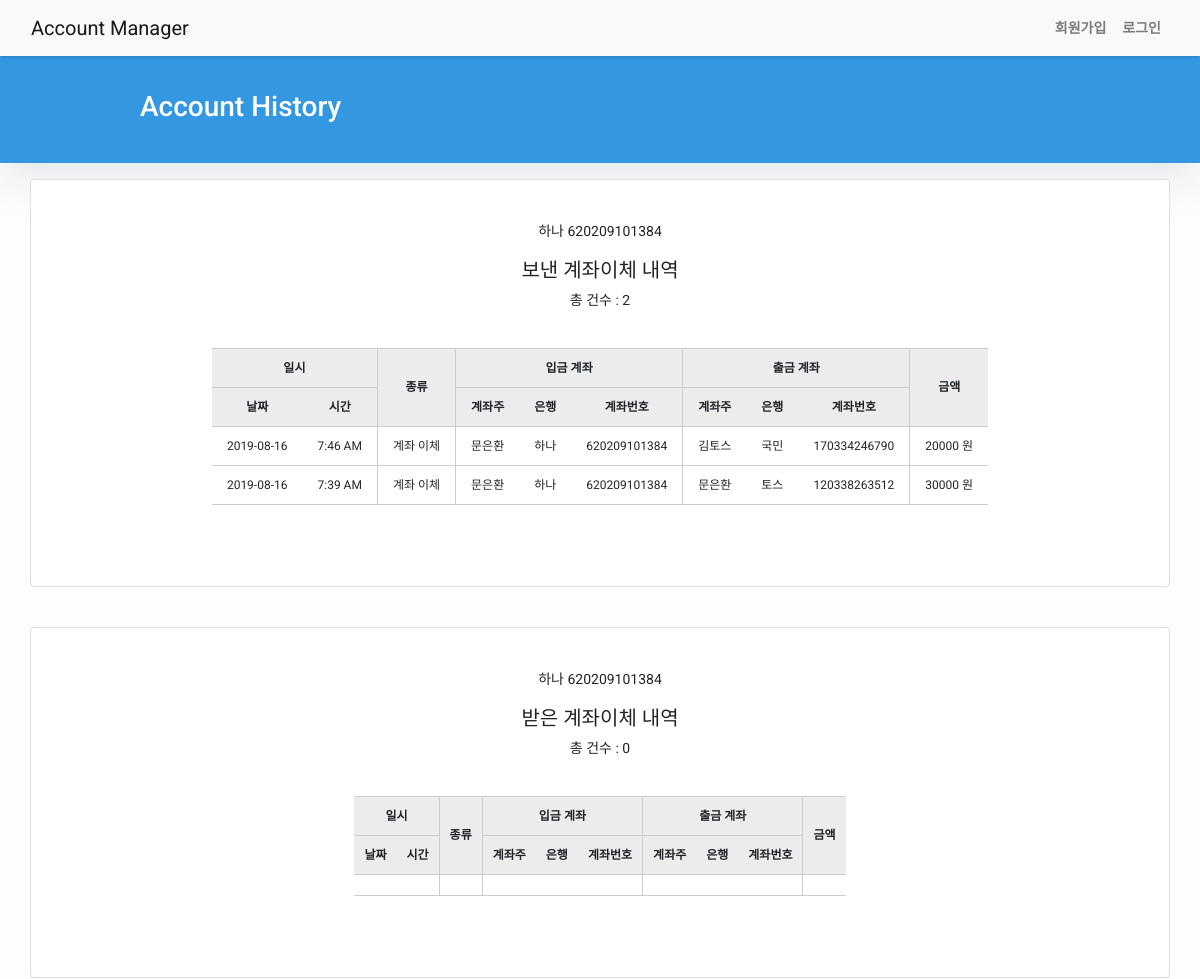
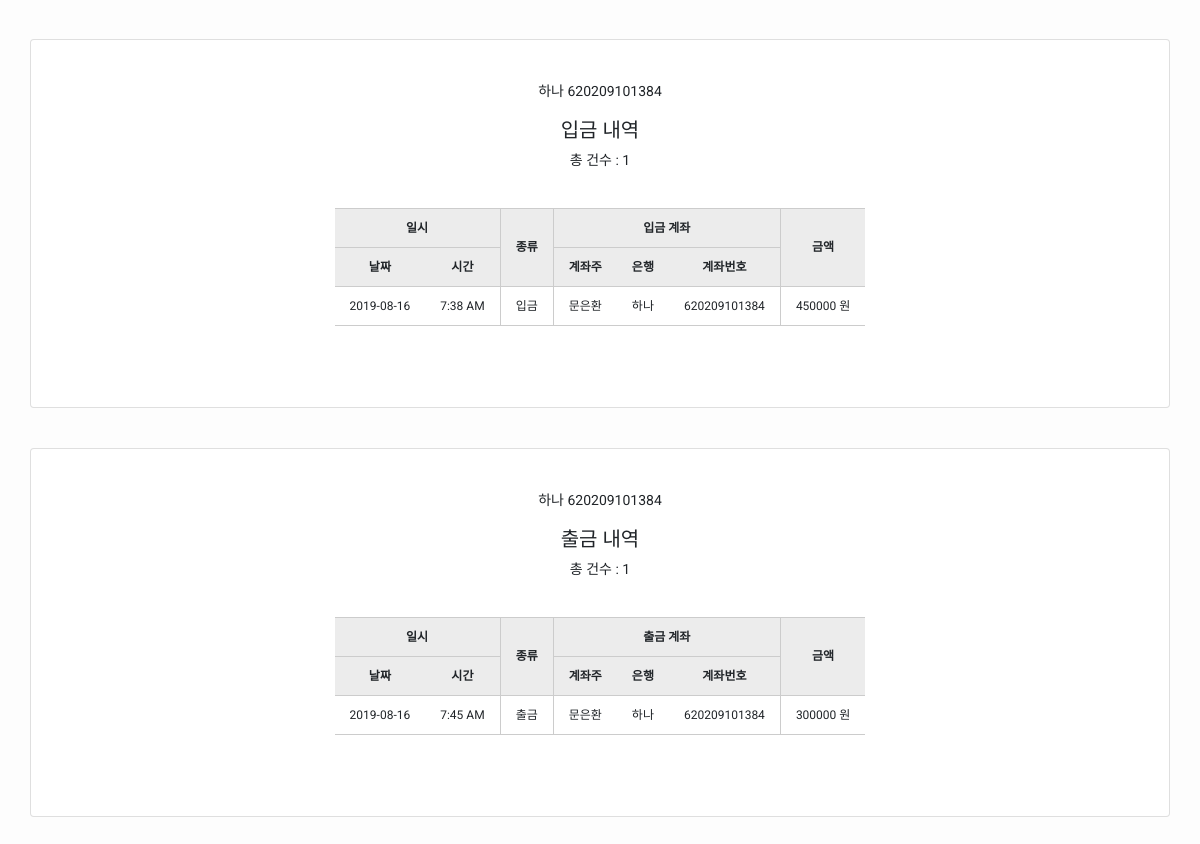
The app's page /accounts/history/620209101384 with its own data (2 pictures, top to bottom).
### users/models.py (models this page shows)
class Account(models.Model):
    account_no              = models.CharField(max_length=20)
    user                    = models.ForeignKey(CustomUser, on_delete=models.CASCADE)
    balance                 = models.PositiveIntegerField(default=0)
    daily_transfer_number   = models.IntegerField(default=3)
    is_main_account         = models.BooleanField(default=False)
    limit_once              = models.IntegerField(default=0)
    limit_daily             = models.IntegerField(default=0)
    bank_list = (
        ('토스', '토스'),
        ('농협', '농협'),
        ('하나', '하나은행'),
        ('신한', '신한은행'),
        ('국민', '국민은행'),
        ('우리', '우리은행'),
    )
    bank = models.CharField(max_length=10, choices=bank_list)
    account_type_list = (
        ('일반', '일반'),
        ('급여', '급여'),
        ('적금', '적금'),
    )
    account_type = models.CharField(max_length=10, choices=account_type_list)

### transactions/models.py (models this page shows, shortened)
class Transfer(models.Model):
    account = models.ForeignKey(
        Account,
        related_name='Transfer',
        on_delete=models.CASCADE,
    )
    account_no_to = models.CharField(max_length=20)
    account_no_from = models.CharField(max_length=20)
    bank_list = (
        ('토스', '토스'),
        ('농협', '농협'),
        ('하나', '하나은행'),
        ('신한', '신한은행'),
        ('국민', '국민은행'),
        ('우리', '우리은행'),
    )
    account_bank_to = models.CharField(max_length=10, choices=bank_list)
    account_bank_from = models.CharField(max_length=10, choices=bank_list)
    receiver_id = models.IntegerField()
    receiver_name = models.CharField(max_length=20)
    user_name = models.CharField(max_length=20)
    amount = models.DecimalField(
        decimal_places=0,
        max_digits=12,
        validators=[
            MinValueValidator(Decimal('10'))
        ]
    )
    timestamp   = models.DateTimeField(auto_now_add=True)
    action_name = 'Transfer'
    def set_action_name(self, action_name):
        self.action_name = action_name
        return action_name

class Deposit(models.Model):
    account = models.ForeignKey(
        Account,
        related_name='Deposit',
        on_delete=models.CASCADE,
    )
    account_no = models.CharField(max_length=20)
    bank_list = (
        ('토스', '토스'),
        ('농협', '농협'),
        ('하나', '하나은행'),
        ('신한', '신한은행'),
        ('국민', '국민은행'),
        ('우리', '우리은행'),
    )
    account_bank = models.CharField(max_length=10, choices=bank_list)
    user_name = models.CharField(max_length=20)
    amount = models.DecimalField(
        decimal_places=0,
        max_digits=12,
        validators=[
            MinValueValidator(Decimal('10'))
        ]
    )
    timestamp   = models.DateTimeField(auto_now_add=True)
    action_name = 'Deposit'

class Withdraw(models.Model):
    account = models.ForeignKey(
        Account,
        related_name='Withdraw',
        on_delete=models.CASCADE,
    )
    account_no = models.CharField(max_length=20)
    bank_list = (
        ('토스', '토스'),
        ('농협', '농협'),
        ('하나', '하나은행'),
        ('신한', '신한은행'),
        ('국민', '국민은행'),
        ('우리', '우리은행'),
    )
    account_bank = models.CharField(max_length=10, choices=bank_list)
    user_name = models.CharField(max_length=20)
    amount = models.DecimalField(
        decimal_places=0,
        max_digits=12,
        validators=[
            MinValueValidator(Decimal('10'))
        ]
    )
    timestamp   = models.DateTimeField(auto_now_add=True)
    action_name = 'Withdraw'

### users/views.py (the view)
# urls.py: path('accounts/history/<account_no>', account_history),
def account_history(request, account_no):
    account = Account.objects.get(account_no=account_no)
    deposits  = Deposit.objects.filter(account_no=account_no)
    withdraws = Withdraw.objects.filter(account_no=account_no)
    transform_credits = Transfer.objects.filter(account_no_to=account_no)
    transform_debits = Transfer.objects.filter(account_no_from=account_no)
    for obj in transform_credits:
        obj.set_action_name('Transfer_credit')
    for obj in transform_debits:
        obj.set_action_name('Transfer_debit')
    context = {
        "account": account,
        "deposits": deposits,
        "withdraws": withdraws,
        "transform_credits": transform_credits,
        "transform_debits": transform_debits,
        "title": "Account History",
    }
    return render(request, "Account/history.html", context)

### templates/Account/history.html (shortened to what this page needs)
{% extends 'base.html' %}
{% block content %}
<header class="masthead" >
  <div class="container">
    <div class="row">
      <div class=" col-md-8 col-md-10 mx-auto">
        <div class="site-heading">
          <h3 class=" site-heading my-4 mt-3 text-white"> {{ title }} </h3>
        </div>
      </div>
    </div>
  </div>
</header>
<div class="container">
  <div class="row">
    <div class="col-md-12 card mb-4  mt-3 left  top">
      <div class="card-body">
        <br>
        <p> {{account.bank}} {{account.account_no}}</p>
        <h5>보낸 계좌이체 내역</h5>
        <p> 총 건수 : {{ transform_debits.count }}</p>
        <br>
        <table>
            <thead>
                <tr>
                    <th colspan="2" style="border-left: 0">일시</th>
                    <th rowspan="2">종류</th>
                    <th colspan="3">입금 계좌</th>
                    <th colspan="3">출금 계좌</th>
                    <th rowspan="2">금액</th>
                </tr>
                <tr>
                    <th style="border-left: 0">날짜</th>
                    <th style="border-left: 0">시간</th>
                    <th>계좌주</th>
                    <th style="border-left: 0">은행</th>
                    <th style="border-left: 0">계좌번호</th>
                    <th>계좌주</th>
                    <th style="border-left: 0">은행</th>
                    <th style="border-left: 0">계좌번호</th>
                </tr>
            </thead>
            <tbody>
                {% if transform_debits.count != 0 %}
                    {% for i in transform_debits reversed %}
                    <tr>
                        <td style="border-left: 0">{{ i.timestamp|date:"Y-m-j" }}</td>
                        <td style="border-left: 0">{{ i.timestamp|date:"g:i A" }}</td>
                        <td>계좌 이체</td>
                        <td>{{i.user_name}}</td>
                        <td style="border-left: 0">{{i.account_bank_from}}</td>
                        <td style="border-left: 0">{{i.account_no_from}}</td>
                        <td>{{i.receiver_name}}</td>
                        <td style="border-left: 0">{{i.account_bank_to}}</td>
                        <td style="border-left: 0">{{i.account_no_to}}</td>
                        <td>{{i.amount}} 원</td>
                    </tr>
                    {% endfor %}
                {% endif %}
            </tbody>
        </table>
        <br>
      </div>
    </div>
  </div>
  <div class="row">
    <div class="col-md-12 card mb-4  mt-3 left  top">
        <div class="card-body">
            <br>
            <p> {{account.bank}} {{account.account_no}}</p>
            <h5>받은 계좌이체 내역</h5>
            <p> 총 건수 : {{ transform_credits.count }}</p>
            <br>
            <table>
                <thead>
                    <tr>
                        <th colspan="2" style="border-left: 0">일시</th>
                        <th rowspan="2">종류</th>
                        <th colspan="3">입금 계좌</th>
                        <th colspan="3">출금 계좌</th>
                        <th rowspan="2">금액</th>
                    </tr>
                    <tr>
                        <th style="border-left: 0">날짜</th>
                        <th style="border-left: 0">시간</th>
                        <th>계좌주</th>
                        <th style="border-left: 0">은행</th>
                        <th style="border-left: 0">계좌번호</th>
                        <th>계좌주</th>
                        <th style="border-left: 0">은행</th>
                        <th style="border-left: 0">계좌번호</th>
                    </tr>
                </thead>
                <tbody>
                    {% if transform_credits.count != 0 %}
                        {% for i in transform_credits reversed %}
                        <tr>
                            <td style="border-left: 0">{{ i.timestamp|date:"Y-m-j" }}</td>
                            <td style="border-left: 0">{{ i.timestamp|date:"g:i A" }}</td>
                            <td>계좌 이체</td>
                            <td>{{i.user_name}}</td>
                            <td style="border-left: 0">{{i.account_bank_from}}</td>
                            <td style="border-left: 0">{{i.account_no_from}}</td>
                            <td>{{i.receiver_name}}</td>
                            <td style="border-left: 0">{{i.account_bank_to}}</td>
                            <td style="border-left: 0">{{i.account_no_to}}</td>
                            <td>{{i.amount}} 원</td>
                        </tr>
                        {% endfor %}
                    {% else %}
                        <tr>
                            <td style="border-left: 0"></td>
                            <td style="border-left: 0"></td>
                            <td></td>
                            <td></td>
                            <td style="border-left: 0"></td>
                            <td style="border-left: 0"></td>
                            <td></td>
                            <td style="border-left: 0"></td>
                            <td style="border-left: 0"></td>
                            <td></td>
                        </tr>
                    {% endif %}
                </tbody>
            </table>
            <br>
        </div>
    </div>
  </div>
  <div class="row">
    <div class="col-md-12 card mb-4  mt-3 left  top">
        <div class="card-body">
            <br>
            <p> {{account.bank}} {{account.account_no}}</p>
            <h5>입금 내역</h5>
            <p> 총 건수 : {{ deposits.count }}</p>
            <br>
            <table>
                <thead>
                    <tr>
                        <th colspan="2" style="border-left: 0">일시</th>
                        <th rowspan="2">종류</th>
                        <th colspan="3">입금 계좌</th>
                        <th rowspan="2">금액</th>
                    </tr>
                    <tr>
                        <th style="border-left: 0">날짜</th>
                        <th style="border-left: 0">시간</th>
                        <th>계좌주</th>
                        <th style="border-left: 0">은행</th>
                        <th style="border-left: 0">계좌번호</th>
                    </tr>
                </thead>
                <tbody>
                    {% if deposits.count != 0 %}
                        {% for i in deposits reversed %}
                        <tr>
                            <td style="border-left: 0">{{ i.timestamp|date:"Y-m-j" }}</td>
                            <td style="border-left: 0">{{ i.timestamp|date:"g:i A" }}</td>
                            <td>입금</td>
                            <td>{{i.user_name}}</td>
                            <td style="border-left: 0">{{i.account_bank}}</td>
                            <td style="border-left: 0">{{i.account_no}}</td>
                            <td>{{i.amount}} 원</td>
                        </tr>
                        {% endfor %}
                    {% endif %}
                </tbody>
            </table>
            <br>
        </div>
    </div>
  </div>
  <div class="row">
    <div class="col-md-12 card mb-4  mt-3 left  top">
        <div class="card-body">
            <br>
            <p> {{account.bank}} {{account.account_no}}</p>
            <h5>출금 내역</h5>
            <p> 총 건수 : {{ withdraws.count }}</p>
            <br>
            <table>
                <thead>
                    <tr>
                        <th colspan="2" style="border-left: 0">일시</th>
                        <th rowspan="2">종류</th>
                        <th colspan="3">출금 계좌</th>
                        <th rowspan="2">금액</th>
                    </tr>
                    <tr>
                        <th style="border-left: 0">날짜</th>
                        <th style="border-left: 0">시간</th>
                        <th>계좌주</th>
                        <th style="border-left: 0">은행</th>
                        <th style="border-left: 0">계좌번호</th>
                    </tr>
                </thead>
                <tbody>
                    {% if withdraws.count != 0 %}
                        {% for i in withdraws reversed %}
                        <tr>
                            <td style="border-left: 0">{{ i.timestamp|date:"Y-m-j" }}</td>
                            <td style="border-left: 0">{{ i.timestamp|date:"g:i A" }}</td>
                            <td>출금</td>
                            <td>{{i.user_name}}</td>
                            <td style="border-left: 0">{{i.account_bank}}</td>
                            <td style="border-left: 0">{{i.account_no}}</td>
                            <td>{{i.amount}} 원</td>
                        </tr>
                        {% endfor %}
                    {% endif %}
                </tbody>
            </table>
            <br>
        </div>
    </div>
  </div>
</div>
{% endblock content %}

### templates/base.html (style rules this page uses)
body { font-family: "Roboto", sans-serif; font-size: 17px; background-color: #fdfdfd; }
.masthead { background:#3398E1;; height: auto; padding-bottom: 15px; box-shadow: 0 16px 48px #E3E7EB; padding-top: 10px; }

### templates/Account/history.html (style rules this page uses)
body { font-family: "Roboto", sans-serif; font-size: 14px; }
.card-body { text-align: center; }
table { margin-left: auto; margin-right: auto; margin-bottom: 40px; border-collapse: collapse; text-align: left; line-height: 1.5; font-size: 12px; vertical-align: center; text-align: center; border-top: 1px solid #ccc; border-bottom: 1px solid #ccc; }
table thead { font-size: 12px; background-color: rgb(236, 236, 236); border-bottom: 1px solid #ccc; }
table tr { vertical-align: center; border-top: 1px solid #ccc; }
table th { padding: 10px 10px 10px 10px; font-weight: bold; border-left: 1px solid #ccc; }
table td { padding: 10px 15px 10px 15px; border-left: 1px solid #ccc; }

### records on screen
Account: bank "하나", account_no "620209101384"
Transfer: timestamp "2019-08-16", timestamp "7:46 AM", user_name "문은환", account_bank_from "하나", account_no_from "620209101384", receiver_name "김토스", account_bank_to "국민", account_no_to "170334246790", amount "20000"
Transfer: timestamp "2019-08-16", timestamp "7:39 AM", user_name "문은환", account_bank_from "하나", account_no_from "620209101384", receiver_name "문은환", account_bank_to "토스", account_no_to "120338263512", amount "30000"
Deposit: timestamp "2019-08-16", timestamp "7:38 AM", user_name "문은환", account_bank "하나", account_no "620209101384", amount "450000"
Withdraw: timestamp "2019-08-16", timestamp "7:45 AM", user_name "문은환", account_bank "하나", account_no "620209101384", amount "300000"

### other values on screen
{{ title }} "Account History"
{{ transform_debits.count }} "2"
{{ transform_credits.count }} "0"
{{ deposits.count }} "1"
{{ withdraws.count }} "1"
